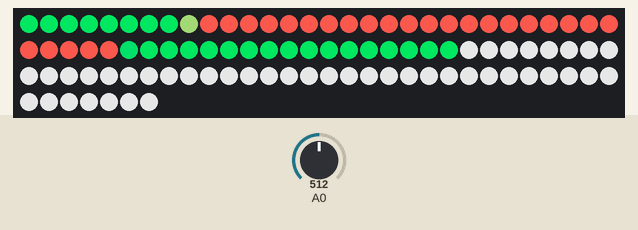
Simulated run of this sketch. Board: Arduino Uno, built with avr-gcc and run on an emulated ATmega328P. On the bench: 97 RGB LEDs in strip order, left to right, continuing on the next row. The inputs (shaded band) are chosen by the test bench; at power-on: A0 = 512.

Above: at 1.29 s.
1.3 s: A0 set to 716
At 2.95 s:
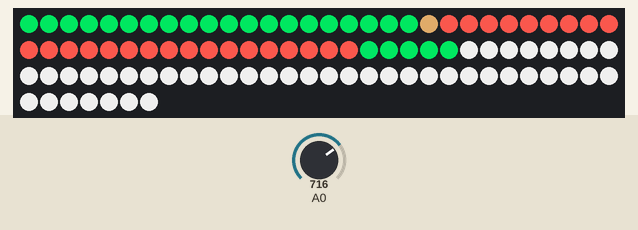
3.4 s: A0 set to 900
At 4.45 s:
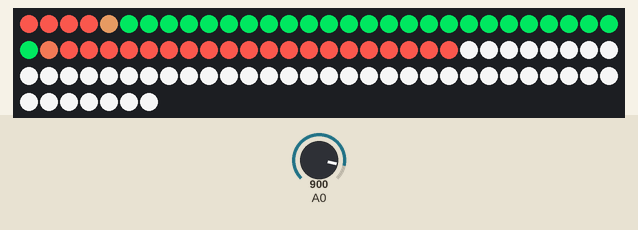
4.9 s: A0 set to 1023
At 5.46 s:
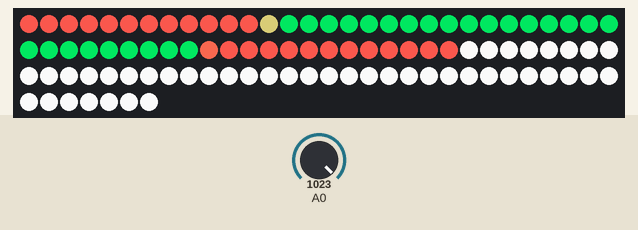

The sketch:

sign_from_img.ino
```cpp
// (licence header left out)
#include "Adafruit_NeoPixel.h"

#define NP_COUNT 97
#define NP_PIN 12

// Run in bright mode (set to 0 when working up close to avoid blinding yourself).
#define NP_BRIGHT 1

// Outside ring, clockwise.
#define NP_OUTER 52

// Inside ring, counterclockwise.
#define NP_INNER 45

Adafruit_NeoPixel pixels = Adafruit_NeoPixel(NP_COUNT, NP_PIN, NEO_GRB + NEO_KHZ800);

void setup()
{
    pixels.begin();
    pixels.setBrightness(NP_BRIGHT ? 240 : 31);
}

int last_sound_level = 0;

int get_sound_level(int ms)
{
    unsigned long start_ms = millis();
    unsigned int d_min = 1024;
    unsigned int d_max = 0;
    unsigned int d_sample;

    while (millis() - start_ms < ms) {
        d_sample = analogRead(0);
        if (d_sample < 1024) {
            if (d_sample > d_max) {
                d_max = d_sample;
            }
            if (d_sample < d_min) {
                d_min = d_sample;
            }
        }
    }
    if (d_max > 511) {
        d_max = 511;
    }
    last_sound_level = (d_max - d_min) / 2;
    return last_sound_level;
}

const unsigned char color_map[][4] = {
    { 255, 89, 79, 255 },
    { 206, 119, 80, 255 },
    { 187, 125, 80, 255 },
    { 171, 131, 80, 255 },
    { 53, 163, 80, 255 },
    { 2, 171, 80, 255 },
    { 0, 193, 80, 255 },
    { 247, 102, 79, 255 },
    { 0, 184, 80, 255 },
    { 224, 112, 80, 255 },
    { 147, 140, 80, 255 },
    { 132, 144, 81, 255 },
    { 112, 150, 80, 255 },
    { 88, 156, 80, 255 },
    { 72, 160, 81, 255 },
    { 255, 255, 255, 128 },
    { 255, 255, 255, 125 },
    { 0, 0, 0, 255 },
};

const int color_map_length = 17;

const PROGMEM unsigned char rows[] = {
    26, 0, 1, 4, 25, 6, 45, 16, 0,
    26, 0, 1, 14, 25, 6, 43, 16, 1, 15, 1, 16, 0,
    26, 0, 1, 14, 25, 6, 43, 16, 1, 15, 1, 16, 0,
    26, 0, 1, 14, 25, 6, 45, 15, 0,
    26, 0, 1, 4, 25, 6, 45, 15, 0,
    26, 0, 1, 13, 25, 6, 45, 15, 0,
    1, 7, 25, 0, 1, 7, 1, 5, 24, 6, 45, 15, 0,
    1, 14, 26, 0, 1, 14, 24, 6, 45, 15, 0,
    1, 4, 26, 0, 1, 4, 24, 6, 45, 15, 0,
    1, 4, 26, 0, 1, 4, 24, 6, 45, 15, 0,
    1, 4, 26, 0, 1, 4, 24, 6, 45, 15, 0,
    1, 14, 26, 0, 1, 12, 24, 6, 45, 15, 0,
    1, 5, 1, 7, 26, 0, 1, 5, 23, 6, 45, 15, 0,
    1, 6, 1, 14, 26, 0, 1, 4, 23, 6, 45, 15, 0,
    1, 6, 1, 14, 26, 0, 1, 4, 23, 6, 45, 15, 0,
    1, 6, 1, 14, 26, 0, 1, 4, 23, 6, 45, 15, 0,
    1, 6, 1, 14, 26, 0, 1, 4, 23, 6, 45, 15, 0,
    1, 6, 1, 13, 26, 0, 1, 12, 1, 8, 22, 6, 45, 15, 0,
    1, 6, 1, 5, 1, 7, 26, 0, 1, 5, 22, 6, 45, 15, 0,
    2, 6, 1, 14, 26, 0, 1, 4, 22, 6, 45, 15, 0,
    2, 6, 1, 13, 26, 0, 1, 4, 22, 6, 45, 15, 0,
    2, 6, 1, 13, 26, 0, 1, 4, 22, 6, 45, 15, 0,
    2, 6, 1, 13, 26, 0, 1, 5, 22, 6, 45, 15, 0,
    2, 6, 1, 13, 26, 0, 1, 12, 1, 8, 21, 6, 45, 15, 0,
    2, 6, 1, 5, 1, 1, 26, 0, 1, 5, 21, 6, 45, 15, 0,
    3, 6, 1, 13, 26, 0, 1, 5, 21, 6, 45, 15, 0,
    3, 6, 1, 13, 26, 0, 1, 5, 21, 6, 45, 15, 0,
    3, 6, 1, 13, 26, 0, 1, 5, 21, 6, 45, 15, 0,
    3, 6, 1, 13, 26, 0, 1, 5, 21, 6, 45, 15, 0,
    3, 6, 1, 12, 26, 0, 1, 12, 1, 8, 20, 6, 45, 15, 0,
    3, 6, 1, 8, 1, 1, 26, 0, 1, 5, 20, 6, 45, 15, 0,
    4, 6, 1, 13, 26, 0, 1, 5, 20, 6, 45, 15, 0,
    4, 6, 1, 13, 26, 0, 1, 5, 20, 6, 45, 15, 0,
    4, 6, 1, 13, 26, 0, 1, 5, 20, 6, 45, 15, 0,
    4, 6, 1, 13, 26, 0, 1, 5, 20, 6, 45, 15, 0,
    4, 6, 1, 12, 26, 0, 1, 11, 1, 8, 19, 6, 45, 15, 0,
    4, 6, 1, 8, 1, 1, 26, 0, 1, 5, 19, 6, 45, 15, 0,
    5, 6, 1, 13, 26, 0, 1, 5, 19, 6, 45, 15, 0,
    5, 6, 1, 12, 26, 0, 1, 5, 19, 6, 45, 15, 0,
    5, 6, 1, 12, 26, 0, 1, 5, 19, 6, 45, 15, 0,
    5, 6, 1, 12, 26, 0, 1, 5, 19, 6, 45, 15, 0,
    5, 6, 1, 12, 26, 0, 1, 10, 1, 8, 18, 6, 45, 15, 0,
    5, 6, 1, 8, 1, 1, 26, 0, 1, 5, 18, 6, 45, 15, 0,
    6, 6, 1, 13, 26, 0, 1, 5, 18, 6, 45, 15, 0,
    6, 6, 1, 12, 26, 0, 1, 5, 18, 6, 45, 15, 0,
    6, 6, 1, 12, 26, 0, 1, 5, 18, 6, 45, 15, 0,
    6, 6, 1, 12, 26, 0, 1, 5, 18, 6, 45, 15, 0,
    6, 6, 1, 12, 26, 0, 1, 10, 1, 8, 17, 6, 45, 15, 0,
    6, 6, 1, 8, 1, 2, 26, 0, 1, 5, 17, 6, 45, 15, 0,
    7, 6, 1, 12, 26, 0, 1, 5, 17, 6, 45, 15, 0,
    7, 6, 1, 12, 26, 0, 1, 5, 17, 6, 45, 15, 0,
    7, 6, 1, 12, 26, 0, 1, 5, 17, 6, 45, 15, 0,
    7, 6, 1, 12, 26, 0, 1, 8, 17, 6, 45, 15, 0,
    7, 6, 1, 5, 1, 7, 25, 0, 1, 3, 1, 8, 16, 6, 45, 15, 0,
    8, 6, 1, 12, 26, 0, 1, 5, 16, 6, 45, 15, 0,
    8, 6, 1, 12, 26, 0, 1, 5, 16, 6, 45, 15, 0,
    8, 6, 1, 12, 26, 0, 1, 5, 16, 6, 45, 15, 0,
    8, 6, 1, 12, 26, 0, 1, 5, 16, 6, 45, 15, 0,
    8, 6, 1, 11, 26, 0, 1, 8, 16, 6, 45, 15, 0,
    8, 6, 1, 5, 1, 9, 25, 0, 1, 3, 1, 8, 15, 6, 45, 15, 0,
    9, 6, 1, 12, 26, 0, 1, 5, 15, 6, 45, 15, 0,
    9, 6, 1, 12, 26, 0, 1, 5, 15, 6, 45, 15, 0,
    9, 6, 1, 12, 26, 0, 1, 5, 15, 6, 45, 15, 0,
    9, 6, 1, 12, 26, 0, 1, 5, 15, 6, 45, 15, 0,
    9, 6, 1, 11, 26, 0, 1, 8, 15, 6, 45, 15, 0,
    9, 6, 1, 5, 1, 1, 25, 0, 1, 2, 1, 8, 14, 6, 45, 15, 0,
    10, 6, 1, 12, 26, 0, 1, 8, 14, 6, 45, 15, 0,
    10, 6, 1, 11, 26, 0, 1, 8, 14, 6, 45, 15, 0,
    10, 6, 1, 11, 26, 0, 1, 8, 14, 6, 45, 15, 0,
    10, 6, 1, 11, 26, 0, 1, 8, 14, 6, 45, 15, 0,
    10, 6, 1, 11, 26, 0, 1, 8, 14, 6, 45, 15, 0,
    10, 6, 1, 5, 1, 1, 25, 0, 1, 1, 1, 8, 13, 6, 45, 15, 0,
    11, 6, 1, 12, 26, 0, 1, 8, 13, 6, 45, 15, 0,
    11, 6, 1, 11, 26, 0, 1, 8, 13, 6, 45, 15, 0,
    11, 6, 1, 11, 26, 0, 1, 8, 13, 6, 45, 15, 0,
    11, 6, 1, 11, 26, 0, 1, 8, 13, 6, 45, 15, 0,
    11, 6, 1, 10, 26, 0, 1, 8, 13, 6, 45, 15, 0,
    11, 6, 1, 8, 1, 1, 25, 0, 1, 1, 1, 8, 12, 6, 45, 15, 0,
    12, 6, 1, 11, 26, 0, 1, 8, 12, 6, 45, 15, 0,
    12, 6, 1, 10, 26, 0, 1, 8, 12, 6, 45, 15, 0,
    12, 6, 1, 10, 26, 0, 1, 8, 12, 6, 45, 15, 0,
    12, 6, 1, 10, 26, 0, 1, 8, 12, 6, 45, 15, 0,
    12, 6, 1, 10, 26, 0, 1, 8, 12, 6, 45, 15, 0,
    12, 6, 1, 8, 1, 1, 25, 0, 1, 1, 1, 8, 11, 6, 45, 15, 0,
    13, 6, 1, 11, 26, 0, 1, 8, 11, 6, 45, 15, 0,
    13, 6, 1, 10, 26, 0, 1, 8, 11, 6, 45, 15, 0,
    13, 6, 1, 10, 26, 0, 1, 8, 11, 6, 45, 15, 0,
    13, 6, 1, 10, 26, 0, 1, 8, 11, 6, 45, 15, 0,
    13, 6, 1, 10, 26, 0, 1, 8, 11, 6, 45, 15, 0,
    13, 6, 1, 8, 1, 1, 25, 0, 1, 7, 1, 8, 10, 6, 45, 15, 0,
    14, 6, 1, 10, 26, 0, 1, 8, 10, 6, 45, 15, 0,
    14, 6, 1, 10, 26, 0, 1, 8, 10, 6, 45, 15, 0,
    14, 6, 1, 10, 26, 0, 1, 8, 10, 6, 45, 15, 0,
    14, 6, 1, 10, 26, 0, 1, 8, 10, 6, 45, 15, 0,
    14, 6, 1, 10, 26, 0, 1, 8, 10, 6, 45, 15, 0,
    14, 6, 1, 8, 1, 1, 25, 0, 1, 7, 1, 8, 9, 6, 45, 15, 0,
    15, 6, 1, 10, 26, 0, 1, 8, 9, 6, 45, 15, 0,
    15, 6, 1, 10, 26, 0, 1, 8, 9, 6, 45, 15, 0,
    15, 6, 1, 10, 26, 0, 1, 8, 9, 6, 45, 15, 0,
    15, 6, 1, 10, 26, 0, 1, 8, 9, 6, 45, 15, 0,
    15, 6, 1, 10, 26, 0, 1, 3, 1, 8, 8, 6, 45, 15, 0,
    15, 6, 1, 8, 1, 2, 26, 0, 1, 8, 8, 6, 45, 15, 0,
    16, 6, 1, 10, 26, 0, 1, 8, 8, 6, 45, 15, 0,
    16, 6, 1, 3, 26, 0, 1, 8, 8, 6, 45, 15, 0,
    16, 6, 1, 3, 26, 0, 1, 8, 8, 6, 45, 15, 0,
    16, 6, 1, 3, 26, 0, 1, 8, 8, 6, 45, 15, 0,
    16, 6, 1, 10, 26, 0, 1, 2, 1, 8, 7, 6, 45, 15, 0,
    16, 6, 1, 8, 1, 2, 26, 0, 1, 8, 7, 6, 45, 15, 0,
    17, 6, 1, 3, 26, 0, 1, 8, 7, 6, 45, 15, 0,
    17, 6, 1, 3, 26, 0, 1, 8, 7, 6, 45, 15, 0,
    17, 6, 1, 3, 26, 0, 1, 8, 7, 6, 45, 15, 0,
    17, 6, 1, 3, 26, 0, 1, 8, 7, 6, 45, 15, 0,
    17, 6, 1, 10, 26, 0, 1, 1, 1, 8, 6, 6, 45, 15, 0,
    17, 6, 1, 8, 1, 2, 26, 0, 1, 8, 6, 6, 45, 15, 0,
    18, 6, 1, 3, 26, 0, 1, 8, 6, 6, 45, 15, 0,
    18, 6, 1, 3, 26, 0, 1, 8, 6, 6, 45, 15, 0,
    18, 6, 1, 3, 26, 0, 1, 8, 6, 6, 45, 15, 0,
    18, 6, 1, 3, 26, 0, 1, 8, 6, 6, 45, 15, 0,
    18, 6, 1, 11, 26, 0, 1, 1, 1, 8, 5, 6, 45, 15, 0,
    18, 6, 1, 8, 1, 2, 26, 0, 1, 8, 5, 6, 45, 15, 0,
    19, 6, 1, 3, 26, 0, 1, 8, 5, 6, 45, 15, 0,
    19, 6, 1, 3, 26, 0, 1, 8, 5, 6, 45, 15, 0,
    19, 6, 1, 3, 26, 0, 1, 8, 5, 6, 45, 15, 0,
    19, 6, 1, 3, 26, 0, 1, 8, 5, 6, 45, 15, 0,
    19, 6, 1, 11, 26, 0, 1, 9, 1, 8, 4, 6, 45, 15, 0,
    20, 6, 1, 2, 26, 0, 1, 8, 4, 6, 45, 15, 0,
    20, 6, 1, 3, 26, 0, 1, 8, 4, 6, 45, 15, 0,
    20, 6, 1, 3, 26, 0, 1, 8, 4, 6, 45, 15, 0,
    20, 6, 1, 3, 26, 0, 5, 6, 45, 15, 0,
    20, 6, 1, 2, 26, 0, 1, 8, 4, 6, 45, 15, 0,
    20, 6, 1, 12, 1, 7, 25, 0, 1, 7, 1, 8, 3, 6, 45, 15, 0,
    21, 6, 1, 2, 26, 0, 1, 8, 3, 6, 45, 15, 0,
    21, 6, 1, 3, 26, 0, 1, 8, 3, 6, 45, 15, 0,
    21, 6, 1, 2, 26, 0, 1, 8, 3, 6, 45, 15, 0,
    21, 6, 1, 2, 26, 0, 4, 6, 45, 15, 0,
    21, 6, 1, 3, 26, 0, 1, 8, 3, 6, 45, 15, 0,
    21, 6, 1, 8, 1, 1, 25, 0, 1, 7, 3, 6, 45, 15, 0,
    22, 6, 1, 2, 26, 0, 3, 6, 45, 15, 0,
    22, 6, 1, 2, 26, 0, 3, 6, 45, 15, 0,
    22, 6, 1, 2, 26, 0, 3, 6, 45, 15, 0,
    22, 6, 1, 1, 26, 0, 3, 6, 45, 15, 0,
    22, 6, 1, 3, 26, 0, 1, 8, 2, 6, 45, 15, 0,
    22, 6, 1, 8, 1, 1, 25, 0, 1, 7, 2, 6, 45, 15, 0,
    23, 6, 1, 2, 26, 0, 2, 6, 45, 15, 0,
    23, 6, 1, 2, 26, 0, 2, 6, 45, 15, 0,
    23, 6, 1, 2, 26, 0, 2, 6, 45, 15, 0,
    23, 6, 1, 1, 26, 0, 2, 6, 45, 15, 0,
    23, 6, 1, 3, 26, 0, 1, 8, 1, 6, 45, 15, 0,
    23, 6, 1, 8, 1, 1, 25, 0, 1, 7, 1, 6, 45, 15, 0,
    24, 6, 1, 1, 26, 0, 1, 6, 45, 15, 0,
    24, 6, 1, 1, 26, 0, 1, 6, 45, 15, 0,
    24, 6, 1, 1, 26, 0, 1, 6, 45, 15, 0,
    24, 6, 1, 1, 26, 0, 1, 6, 45, 15, 0,
    24, 6, 1, 10, 26, 0, 1, 5, 45, 15, 0,
    25, 6, 1, 1, 25, 0, 1, 7, 45, 15, 0,
    25, 6, 1, 1, 26, 0, 45, 15, 0,
    25, 6, 1, 1, 26, 0, 45, 15, 0,
    25, 6, 1, 1, 26, 0, 45, 15, 0,
    25, 6, 1, 1, 26, 0, 45, 15, 0,
    25, 6, 1, 10, 26, 0, 45, 15, 0,
    26, 6, 1, 1, 25, 0, 45, 15, 0,
    26, 6, 1, 1, 25, 0, 45, 15, 0,
    26, 6, 1, 1, 25, 0, 45, 15, 0,
    26, 6, 1, 1, 25, 0, 45, 15, 0,
    1, 13, 25, 6, 1, 1, 25, 0, 45, 15, 0,
    1, 1, 25, 6, 1, 10, 25, 0, 45, 15, 0,
    1, 1, 26, 6, 1, 1, 24, 0, 45, 15, 0,
    1, 1, 26, 6, 1, 1, 24, 0, 45, 15, 0,
    1, 1, 26, 6, 1, 1, 24, 0, 45, 15, 0,
    1, 1, 26, 6, 1, 1, 24, 0, 45, 15, 0,
    1, 7, 1, 12, 25, 6, 1, 1, 24, 0, 45, 15, 0,
    1, 0, 1, 1, 25, 6, 1, 11, 1, 7, 23, 0, 45, 15, 0,
    1, 0, 1, 1, 26, 6, 1, 1, 23, 0, 45, 15, 0,
    1, 0, 1, 1, 26, 6, 1, 1, 23, 0, 45, 15, 0,
    1, 0, 1, 1, 26, 6, 1, 1, 23, 0, 45, 15, 0,
    1, 0, 1, 1, 26, 6, 1, 1, 23, 0, 45, 15, 0,
    1, 0, 1, 7, 1, 12, 25, 6, 1, 1, 23, 0, 45, 15, 0,
    2, 0, 1, 1, 25, 6, 1, 12, 1, 7, 22, 0, 45, 15, 0,
    2, 0, 1, 1, 26, 6, 1, 1, 22, 0, 45, 15, 0,
    2, 0, 1, 1, 26, 6, 1, 1, 22, 0, 45, 15, 0,
    2, 0, 1, 1, 26, 6, 1, 1, 22, 0, 45, 15, 0,
    2, 0, 1, 1, 26, 6, 1, 1, 22, 0, 45, 15, 0,
    2, 0, 1, 7, 1, 12, 25, 6, 1, 9, 22, 0, 45, 15, 0,
    3, 0, 1, 1, 25, 6, 1, 12, 1, 7, 21, 0, 45, 15, 0,
    3, 0, 1, 1, 26, 6, 1, 1, 21, 0, 45, 15, 0,
    3, 0, 1, 1, 26, 6, 1, 1, 21, 0, 45, 15, 0,
    3, 0, 1, 2, 26, 6, 1, 1, 21, 0, 45, 15, 0,
    3, 0, 1, 1, 26, 6, 1, 1, 21, 0, 45, 15, 0,
    4, 0, 1, 11, 25, 6, 1, 7, 21, 0, 45, 15, 0,
    4, 0, 1, 1, 25, 6, 1, 12, 1, 7, 20, 0, 45, 15, 0,
    4, 0, 1, 2, 26, 6, 1, 1, 20, 0, 45, 15, 0,
    4, 0, 1, 2, 26, 6, 1, 9, 20, 0, 45, 15, 0,
    4, 0, 1, 2, 26, 6, 1, 9, 20, 0, 45, 15, 0,
    4, 0, 1, 1, 26, 6, 1, 9, 20, 0, 45, 15, 0,
    5, 0, 1, 10, 25, 6, 1, 7, 20, 0, 45, 15, 0,
    5, 0, 1, 2, 25, 6, 1, 13, 1, 7, 19, 0, 45, 15, 0,
    5, 0, 1, 2, 26, 6, 1, 9, 19, 0, 45, 15, 0,
    5, 0, 1, 2, 26, 6, 1, 7, 19, 0, 45, 15, 0,
    5, 0, 1, 3, 26, 6, 1, 7, 19, 0, 45, 15, 0,
    5, 0, 1, 1, 1, 8, 25, 6, 1, 7, 19, 0, 45, 15, 0,
    6, 0, 1, 10, 25, 6, 1, 7, 19, 0, 45, 15, 0,
    6, 0, 1, 2, 25, 6, 1, 4, 1, 7, 18, 0, 45, 15, 0,
    6, 0, 1, 3, 26, 6, 1, 7, 18, 0, 45, 15, 0,
    6, 0, 1, 3, 26, 6, 1, 7, 18, 0, 45, 15, 0,
    6, 0, 1, 3, 26, 6, 1, 7, 18, 0, 45, 15, 0,
    6, 0, 1, 7, 1, 13, 25, 6, 1, 7, 18, 0, 45, 15, 0,
    7, 0, 1, 2, 25, 6, 1, 7, 18, 0, 45, 15, 0,
    7, 0, 1, 3, 25, 6, 1, 5, 1, 7, 17, 0, 45, 15, 0,
    7, 0, 1, 3, 26, 6, 1, 7, 17, 0, 45, 15, 0,
    7, 0, 1, 3, 26, 6, 1, 7, 17, 0, 45, 15, 0,
    7, 0, 1, 3, 26, 6, 1, 7, 17, 0, 45, 15, 0,
    7, 0, 1, 7, 1, 12, 25, 6, 1, 7, 17, 0, 45, 15, 0,
    8, 0, 1, 3, 25, 6, 1, 11, 17, 0, 45, 15, 0,
    8, 0, 1, 3, 26, 6, 1, 7, 16, 0, 45, 15, 0,
    8, 0, 1, 3, 26, 6, 1, 7, 16, 0, 45, 15, 0,
    8, 0, 1, 3, 26, 6, 1, 7, 16, 0, 45, 15, 0,
    8, 0, 1, 3, 26, 6, 1, 7, 16, 0, 45, 15, 0,
    8, 0, 1, 7, 1, 12, 25, 6, 1, 7, 16, 0, 45, 15, 0,
    9, 0, 1, 3, 25, 6, 1, 12, 16, 0, 45, 15, 0,
    9, 0, 1, 3, 26, 6, 1, 7, 15, 0, 45, 15, 0,
    9, 0, 1, 3, 26, 6, 1, 7, 15, 0, 45, 15, 0,
    9, 0, 1, 3, 26, 6, 1, 7, 15, 0, 45, 15, 0,
    9, 0, 1, 3, 26, 6, 1, 7, 15, 0, 45, 15, 0,
    9, 0, 1, 7, 1, 12, 25, 6, 1, 7, 15, 0, 45, 15, 0,
    10, 0, 1, 3, 25, 6, 1, 12, 15, 0, 45, 15, 0,
    10, 0, 1, 3, 26, 6, 1, 7, 14, 0, 45, 15, 0,
    10, 0, 1, 3, 26, 6, 1, 7, 14, 0, 45, 15, 0,
    10, 0, 1, 3, 26, 6, 1, 7, 14, 0, 45, 15, 0,
    10, 0, 1, 3, 26, 6, 1, 7, 14, 0, 45, 15, 0,
    11, 0, 1, 12, 25, 6, 1, 7, 14, 0, 45, 15, 0,
    11, 0, 1, 3, 25, 6, 1, 13, 1, 7, 13, 0, 45, 15, 0,
    11, 0, 1, 10, 26, 6, 1, 7, 13, 0, 45, 15, 0,
    11, 0, 1, 10, 26, 6, 1, 7, 13, 0, 45, 15, 0,
    11, 0, 1, 10, 26, 6, 1, 7, 13, 0, 45, 15, 0,
    11, 0, 1, 3, 1, 8, 25, 6, 1, 7, 13, 0, 45, 15, 0,
    12, 0, 1, 12, 25, 6, 1, 7, 13, 0, 45, 15, 0,
    12, 0, 1, 10, 25, 6, 1, 14, 1, 7, 12, 0, 45, 15, 0,
    12, 0, 1, 10, 26, 6, 1, 7, 12, 0, 45, 15, 0,
    12, 0, 1, 10, 26, 6, 1, 7, 12, 0, 45, 15, 0,
    12, 0, 1, 10, 26, 6, 1, 7, 12, 0, 45, 15, 0,
    12, 0, 1, 3, 1, 8, 25, 6, 1, 7, 12, 0, 45, 15, 0,
    13, 0, 1, 12, 25, 6, 1, 7, 12, 0, 45, 15, 0,
    13, 0, 1, 10, 25, 6, 1, 4, 1, 7, 11, 0, 45, 15, 0,
    13, 0, 1, 10, 26, 6, 1, 7, 11, 0, 45, 15, 0,
    13, 0, 1, 10, 26, 6, 1, 7, 11, 0, 45, 15, 0,
    13, 0, 1, 10, 26, 6, 1, 7, 11, 0, 45, 15, 0,
    13, 0, 1, 3, 1, 8, 25, 6, 1, 7, 11, 0, 45, 15, 0,
    14, 0, 1, 11, 25, 6, 1, 7, 11, 0, 45, 15, 0,
    14, 0, 1, 10, 25, 6, 1, 5, 1, 7, 10, 0, 45, 15, 0,
    14, 0, 1, 10, 26, 6, 1, 7, 10, 0, 45, 15, 0,
    14, 0, 1, 10, 26, 6, 1, 7, 10, 0, 45, 15, 0,
    14, 0, 1, 11, 26, 6, 1, 7, 10, 0, 45, 15, 0,
    14, 0, 1, 3, 1, 8, 25, 6, 1, 7, 10, 0, 45, 15, 0,
    15, 0, 1, 11, 25, 6, 1, 7, 10, 0, 45, 15, 0,
    15, 0, 1, 10, 25, 6, 1, 5, 10, 0, 45, 15, 0,
    15, 0, 1, 10, 26, 6, 1, 7, 9, 0, 45, 15, 0,
    15, 0, 1, 10, 26, 6, 1, 7, 9, 0, 45, 15, 0,
    15, 0, 1, 11, 26, 6, 1, 7, 9, 0, 45, 15, 0,
    15, 0, 1, 2, 1, 8, 25, 6, 1, 7, 9, 0, 45, 15, 0,
    16, 0, 1, 11, 25, 6, 1, 7, 9, 0, 45, 15, 0,
    16, 0, 1, 11, 25, 6, 1, 8, 9, 0, 45, 15, 0,
    16, 0, 1, 11, 26, 6, 1, 7, 8, 0, 45, 15, 0,
    16, 0, 1, 11, 26, 6, 1, 7, 8, 0, 45, 15, 0,
    16, 0, 1, 12, 26, 6, 1, 7, 8, 0, 45, 15, 0,
    16, 0, 1, 2, 1, 8, 25, 6, 9, 0, 45, 15, 0,
    17, 0, 1, 12, 25, 6, 1, 7, 8, 0, 45, 15, 0,
    17, 0, 1, 11, 25, 6, 1, 8, 8, 0, 45, 15, 0,
    17, 0, 1, 12, 26, 6, 8, 0, 45, 15, 0,
    17, 0, 1, 12, 26, 6, 8, 0, 45, 15, 0,
    17, 0, 1, 10, 1, 8, 25, 6, 8, 0, 45, 15, 0,
    18, 0, 1, 12, 25, 6, 8, 0, 45, 15, 0,
    18, 0, 1, 12, 25, 6, 1, 7, 7, 0, 45, 15, 0,
    18, 0, 1, 12, 25, 6, 1, 8, 7, 0, 45, 15, 0,
    18, 0, 1, 12, 26, 6, 7, 0, 45, 15, 0,
    18, 0, 1, 12, 26, 6, 7, 0, 45, 15, 0,
    18, 0, 1, 10, 1, 8, 25, 6, 7, 0, 45, 15, 0,
    19, 0, 1, 12, 25, 6, 7, 0, 45, 15, 0,
    19, 0, 1, 12, 25, 6, 1, 7, 6, 0, 45, 15, 0,
    19, 0, 1, 12, 25, 6, 1, 8, 6, 0, 45, 15, 0,
    19, 0, 1, 12, 26, 6, 6, 0, 45, 15, 0,
    19, 0, 1, 12, 26, 6, 6, 0, 45, 15, 0,
    19, 0, 1, 10, 1, 8, 25, 6, 6, 0, 45, 15, 0,
    20, 0, 1, 12, 25, 6, 6, 0, 45, 15, 0,
    20, 0, 1, 12, 25, 6, 1, 7, 5, 0, 45, 15, 0,
    20, 0, 1, 12, 25, 6, 1, 8, 5, 0, 45, 15, 0,
    20, 0, 1, 12, 26, 6, 5, 0, 45, 15, 0,
    20, 0, 1, 12, 26, 6, 5, 0, 45, 15, 0,
    20, 0, 1, 3, 1, 8, 25, 6, 5, 0, 45, 15, 0,
    21, 0, 1, 12, 25, 6, 5, 0, 45, 15, 0,
    21, 0, 1, 12, 25, 6, 1, 1, 4, 0, 45, 15, 0,
    21, 0, 1, 12, 25, 6, 1, 8, 4, 0, 45, 15, 0,
    21, 0, 1, 12, 26, 6, 4, 0, 45, 15, 0,
    21, 0, 1, 13, 26, 6, 4, 0, 45, 15, 0,
    21, 0, 1, 3, 1, 8, 25, 6, 4, 0, 45, 15, 0,
    22, 0, 1, 13, 25, 6, 1, 7, 3, 0, 45, 15, 0,
    22, 0, 1, 12, 25, 6, 1, 8, 3, 0, 45, 15, 0,
    22, 0, 1, 12, 26, 6, 3, 0, 45, 15, 0,
    22, 0, 1, 12, 26, 6, 3, 0, 45, 15, 0,
    22, 0, 1, 13, 26, 6, 3, 0, 45, 15, 0,
    22, 0, 1, 3, 1, 8, 25, 6, 3, 0, 45, 15, 0,
    23, 0, 1, 13, 25, 6, 1, 7, 2, 0, 45, 15, 0,
    23, 0, 1, 13, 25, 6, 1, 8, 2, 0, 45, 15, 0,
    23, 0, 1, 13, 26, 6, 2, 0, 45, 15, 0,
    23, 0, 1, 13, 26, 6, 2, 0, 45, 15, 0,
    23, 0, 1, 14, 26, 6, 2, 0, 45, 15, 0,
    23, 0, 1, 2, 1, 8, 25, 6, 2, 0, 45, 15, 0,
    24, 0, 1, 13, 25, 6, 1, 7, 1, 0, 45, 15, 0,
    24, 0, 1, 13, 25, 6, 1, 8, 1, 0, 45, 15, 0,
    24, 0, 1, 13, 26, 6, 1, 0, 45, 15, 0,
    24, 0, 1, 13, 25, 6, 1, 8, 1, 0, 45, 15, 0,
    24, 0, 1, 14, 25, 6, 1, 8, 1, 0, 45, 15, 0,
    24, 0, 1, 2, 1, 8, 24, 6, 1, 8, 1, 0, 45, 15, 0,
    25, 0, 1, 13, 24, 6, 1, 8, 1, 7, 45, 15, 0,
    25, 0, 1, 13, 25, 6, 1, 8, 45, 15, 0,
    25, 0, 1, 13, 26, 6, 45, 15, 0,
    25, 0, 1, 13, 25, 6, 1, 8, 45, 15, 0,
    25, 0, 1, 4, 25, 6, 1, 8, 45, 15, 0,
    25, 0, 1, 1, 1, 8, 24, 6, 1, 8, 45, 15, 0,
    26, 0, 1, 14, 24, 6, 1, 8, 43, 16, 1, 15, 1, 16, 0,
    26, 0, 1, 14, 25, 6, 45, 16, 0,
    0,
};

const int rows_length = 320;

int display_row(int n)
{
    int p = 0;
    int d = 0;
    unsigned char *m;
    int c = 0;

    while (c < n) {
        if (pgm_read_byte_near(rows + d) > 0) {
            d += 2;
        }
        else {
            d++;
            c++;
        }
    }
    c = 0;

    for (p = 0; p < NP_COUNT; p++) {
        int r, g, b, a;
        if (c == 0) {
            c = pgm_read_byte_near(rows + d);
            if (c > 0) {
                m = (unsigned char *)color_map[pgm_read_byte_near(rows + d + 1)];
                d += 2;
            }
            else {
                c = -1;
                m = (unsigned char *)color_map[color_map_length];
            }
        }
        if (c > 0) {
            c--;
        }
        a = 255 - ((255 - m[3]) * last_sound_level / 2) / 255;
        r = m[0] * a / 255;
        g = m[1] * a / 255;
        b = m[2] * a / 255;
        pixels.setPixelColor(p, pixels.Color(r, g, b));
    }

    pixels.show();
    n = (n < (rows_length - 1)) ? n + 1 : -1;

    return n;
}

void loop()
{
    static int n = 0;

    get_sound_level(10);
    n = display_row(n);
    if (n < 0) {
        n = 0;
    }
}
```
